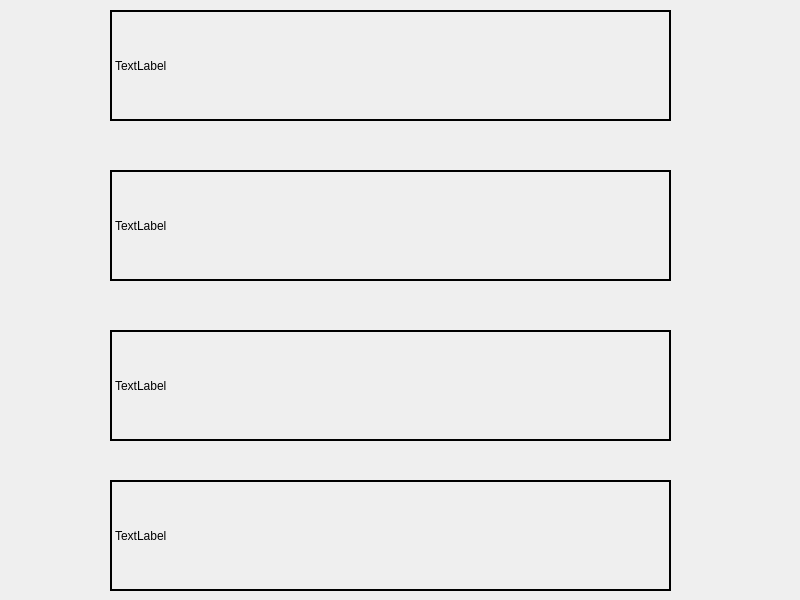
<?xml version="1.0" encoding="UTF-8"?>
<ui version="4.0">
 <class>Widget</class>
 <widget class="QWidget" name="Widget">
  <property name="geometry">
   <rect>
    <x>0</x>
    <y>0</y>
    <width>800</width>
    <height>600</height>
   </rect>
  </property>
  <property name="windowTitle">
   <string>Widget</string>
  </property>
  <widget class="QLabel" name="label">
   <property name="geometry">
    <rect>
     <x>110</x>
     <y>10</y>
     <width>561</width>
     <height>111</height>
    </rect>
   </property>
   <property name="frameShape">
    <enum>QFrame::WinPanel</enum>
   </property>
   <property name="text">
    <string>TextLabel</string>
   </property>
  </widget>
  <widget class="QLabel" name="label_2">
   <property name="geometry">
    <rect>
     <x>110</x>
     <y>170</y>
     <width>561</width>
     <height>111</height>
    </rect>
   </property>
   <property name="frameShape">
    <enum>QFrame::WinPanel</enum>
   </property>
   <property name="text">
    <string>TextLabel</string>
   </property>
  </widget>
  <widget class="QLabel" name="label_3">
   <property name="geometry">
    <rect>
     <x>110</x>
     <y>330</y>
     <width>561</width>
     <height>111</height>
    </rect>
   </property>
   <property name="frameShape">
    <enum>QFrame::WinPanel</enum>
   </property>
   <property name="text">
    <string>TextLabel</string>
   </property>
  </widget>
  <widget class="QLabel" name="label_4">
   <property name="geometry">
    <rect>
     <x>110</x>
     <y>480</y>
     <width>561</width>
     <height>111</height>
    </rect>
   </property>
   <property name="frameShape">
    <enum>QFrame::WinPanel</enum>
   </property>
   <property name="text">
    <string>TextLabel</string>
   </property>
  </widget>
 </widget>
 <resources/>
 <connections/>
</ui>
